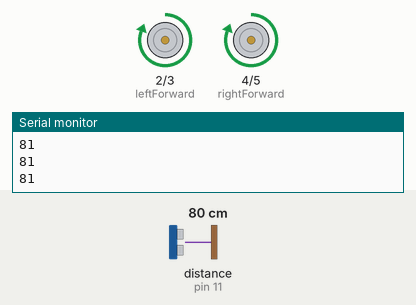
A sketch run on a simulated Arduino Uno, built with avr-gcc and run on an emulated ATmega328P. On the bench: motor-driver pin pairs drawn as motors (green arrow = first pin HIGH = forward, orange = second pin HIGH = backward, longer = more drive), the last lines printed to the serial monitor. Wiring (inferred from the names in the program): ultrasonic range finder: trigger pin 12; echo pin 11. The test bench sets the inputs (shaded band); at power-on: distance to the obstacle (sensor on pin 11) 80 cm. The echo pulse lasts 58.3 µs per cm.

Above: at 1.2 s.
1.3 s: distance to the obstacle (sensor on pin 11) set to 21 cm
2.8 s: distance to the obstacle (sensor on pin 11) set to 18 cm
At 4.0 s:
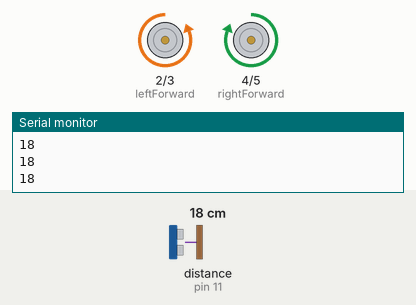
4.3 s: distance to the obstacle (sensor on pin 11) set to 35 cm
At 5.5 s:
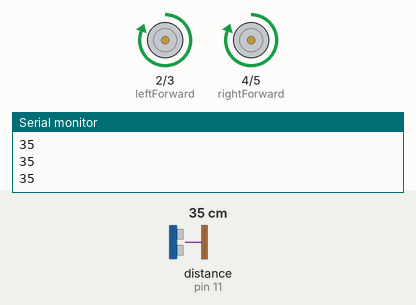
5.8 s: distance to the obstacle (sensor on pin 11) set to 2 cm
At 6.2 s:
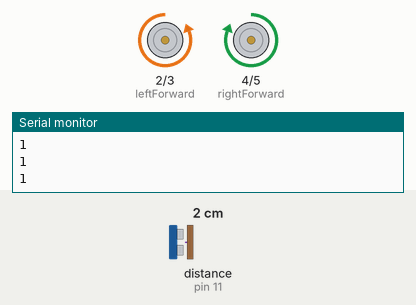
Timing chart, 0 to 8.3 s (numbered marks = the images above; inputs shaded):
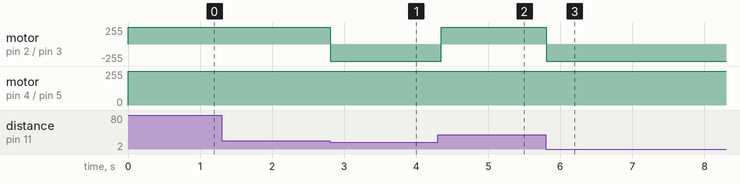

Measured:
- the behaviour switches between 20 and 19 cm on distance to the obstacle (sensor on pin 11) (found by bisection; images 0 and 1)
- after the input at 2.8 s, motor on pin 2 (leftForward) / pin 3 (leftBackward): forward 255/255 → backward 255/255 at once
- after the input at 4.3 s, motor on pin 2 (leftForward) / pin 3 (leftBackward): backward 255/255 → forward 255/255 after 0.05 s
- after the input at 5.8 s, motor on pin 2 (leftForward) / pin 3 (leftBackward): forward 255/255 → backward 255/255 at once

The sketch:

Robot_Navigation_V1.ino
```cpp
/*
 * Jose De Jesus Alarcon
 * Creating our Robot
 */

const int trig = 12; // This here means that the variable being declared is a pointer, pointing to a constant integer, this would indicate that the value wont change once it is declared.
const int echo = 11;
const int leftForward = 2;
const int leftBackward = 3;
const int rightForward = 4;
const int rightBackward = 5;

int duration = 0;// This would indicate a time that represents the a count
int distance = 0;

void setup()
{
  pinMode(trig , OUTPUT);// Using the pin Trig, and the rest in the library above, would show the output pins.
  pinMode(echo , INPUT);
  pinMode(leftForward , OUTPUT);
  pinMode(leftBackward , OUTPUT);
  pinMode(rightForward, OUTPUT);
  pinMode(rightBackward, OUTPUT);

    Serial.begin(9600);
}

void loop()
{
  digitalWrite(trig , HIGH); // I used digitalWrite for the pins of a value of HIGH/LOW.
  delayMicroseconds(1000);// Here is delaying the time in 1000 of a second. This means one second.
  digitalWrite(trig, LOW);

  duration = pulseIn(echo , HIGH);
  distance = (duration/2) / 28.5;
  Serial.println(distance);

  if ( distance < 20 )
  {
    digitalWrite(leftForward , LOW);
    digitalWrite(leftBackward , HIGH);
    digitalWrite(rightForward , HIGH);
    digitalWrite(rightBackward , LOW);
    delay(100);
  }
  else
  {
    digitalWrite(leftForward , HIGH);
    digitalWrite(leftBackward , LOW);
    digitalWrite(rightForward , HIGH);
    digitalWrite(rightBackward , LOW);
  }

}
```
